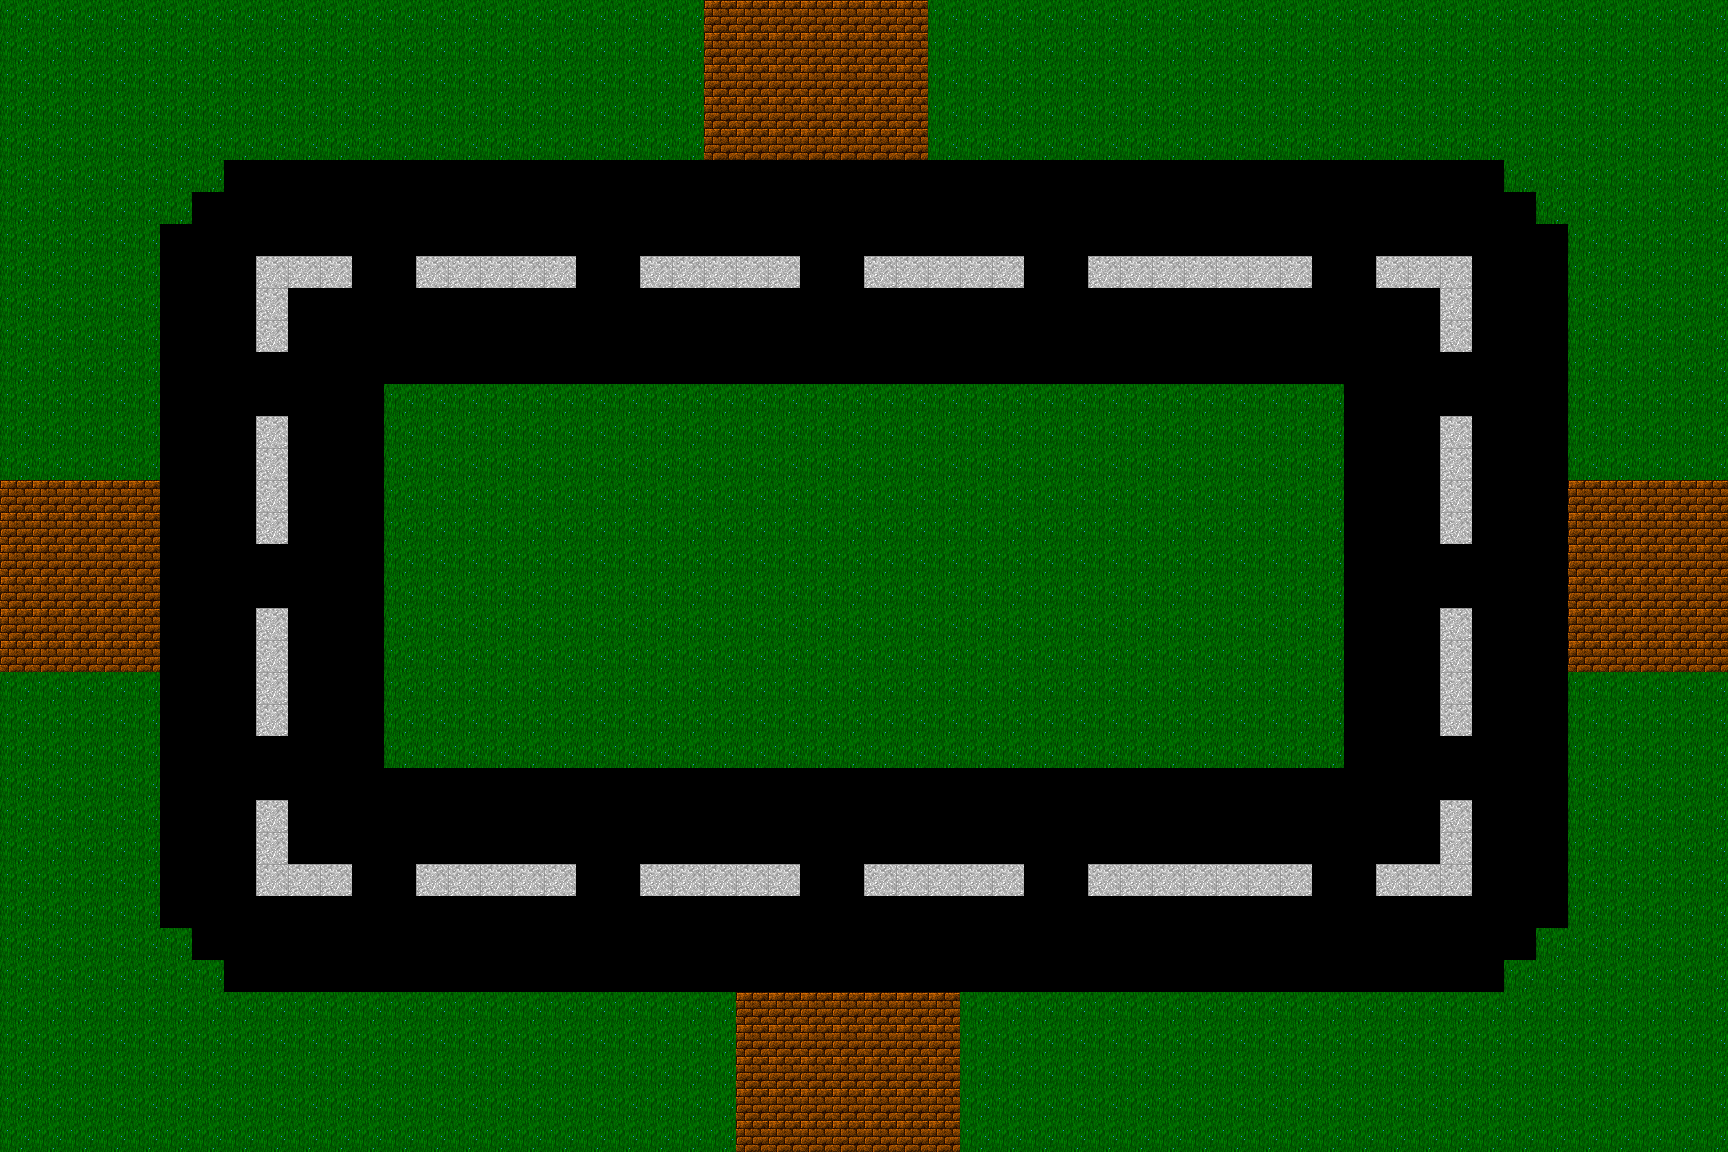

A 2D game scene composited from a Tiled map and its tileset images. What follows is a short description and the map's XML, with every tile layer's data as written:
An orthogonal 54x36 tile map with 32x32 px tiles, 1 tile layer (Baselayer) and 3 objects (Fuel_Station, Target, Ores).

<map version="1.8" tiledversion="1.8.4" orientation="orthogonal" renderorder="right-down" width="54" height="36" tilewidth="32" tileheight="32" infinite="0" nextlayerid="4" nextobjectid="20">
 <tileset firstgid="1" source="dungeon.tsx" />
 <layer id="1" name="Baselayer" width="54" height="36">
  <data encoding="csv">
961,961,961,961,961,961,961,961,961,961,961,961,961,961,961,961,961,961,961,961,961,961,1033,1033,1033,1033,1033,1033,1033,961,961,961,961,961,961,961,961,961,961,961,961,961,961,961,961,961,961,961,961,961,961,961,961,961,
961,961,961,961,961,961,961,961,961,961,961,961,961,961,961,961,961,961,961,961,961,961,1033,1033,1033,1033,1033,1033,1033,961,961,961,961,961,961,961,961,961,961,961,961,961,961,961,961,961,961,961,961,961,961,961,961,961,
961,961,961,961,961,961,961,961,961,961,961,961,961,961,961,961,961,961,961,961,961,961,1033,1033,1033,1033,1033,1033,1033,961,961,961,961,961,961,961,961,961,961,961,961,961,961,961,961,961,961,961,961,961,961,961,961,961,
961,961,961,961,961,961,961,961,961,961,961,961,961,961,961,961,961,961,961,961,961,961,1033,1033,1033,1033,1033,1033,1033,961,961,961,961,961,961,961,961,961,961,961,961,961,961,961,961,961,961,961,961,961,961,961,961,961,
961,961,961,961,961,961,961,961,961,961,961,961,961,961,961,961,961,961,961,961,961,961,1033,1033,1033,1033,1033,1033,1033,961,961,961,961,961,961,961,961,961,961,961,961,961,961,961,961,961,961,961,961,961,961,961,961,961,
961,961,961,961,961,961,961,69,69,69,69,69,69,69,69,69,69,69,69,69,69,69,69,69,69,69,69,69,69,69,69,69,69,69,69,69,69,69,69,69,69,69,69,69,69,69,69,961,961,961,961,961,961,961,
961,961,961,961,961,961,69,69,69,69,69,69,69,69,69,69,69,69,69,69,69,69,69,69,69,69,69,69,69,69,69,69,69,69,69,69,69,69,69,69,69,69,69,69,69,69,69,69,961,961,961,961,961,961,
961,961,961,961,961,69,69,69,69,69,69,69,69,69,69,69,69,69,69,69,69,69,69,69,69,69,69,69,69,69,69,69,69,69,69,69,69,69,69,69,69,69,69,69,69,69,69,69,69,961,961,961,961,961,
961,961,961,961,961,69,69,69,874,874,874,69,69,874,874,874,874,874,69,69,874,874,874,874,874,69,69,874,874,874,874,874,69,69,874,874,874,874,874,874,874,69,69,874,874,874,69,69,69,961,961,961,961,961,
961,961,961,961,961,69,69,69,874,69,69,69,69,69,69,69,69,69,69,69,69,69,69,69,69,69,69,69,69,69,69,69,69,69,69,69,69,69,69,69,69,69,69,69,69,874,69,69,69,961,961,961,961,961,
961,961,961,961,961,69,69,69,874,69,69,69,69,69,69,69,69,69,69,69,69,69,69,69,69,69,69,69,69,69,69,69,69,69,69,69,69,69,69,69,69,69,69,69,69,874,69,69,69,961,961,961,961,961,
961,961,961,961,961,69,69,69,69,69,69,69,69,69,69,69,69,69,69,69,69,69,69,69,69,69,69,69,69,69,69,69,69,69,69,69,69,69,69,69,69,69,69,69,69,69,69,69,69,961,961,961,961,961,
961,961,961,961,961,69,69,69,69,69,69,69,961,961,961,961,961,961,961,961,961,961,961,961,961,961,961,961,961,961,961,961,961,961,961,961,961,961,961,961,961,961,69,69,69,69,69,69,69,961,961,961,961,961,
961,961,961,961,961,69,69,69,874,69,69,69,961,961,961,961,961,961,961,961,961,961,961,961,961,961,961,961,961,961,961,961,961,961,961,961,961,961,961,961,961,961,69,69,69,874,69,69,69,961,961,961,961,961,
961,961,961,961,961,69,69,69,874,69,69,69,961,961,961,961,961,961,961,961,961,961,961,961,961,961,961,961,961,961,961,961,961,961,961,961,961,961,961,961,961,961,69,69,69,874,69,69,69,961,961,961,961,961,
1033,1033,1033,1033,1033,69,69,69,874,69,69,69,961,961,961,961,961,961,961,961,961,961,961,961,961,961,961,961,961,961,961,961,961,961,961,961,961,961,961,961,961,961,69,69,69,874,69,69,69,1033,1033,1033,1033,1033,
1033,1033,1033,1033,1033,69,69,69,874,69,69,69,961,961,961,961,961,961,961,961,961,961,961,961,961,961,961,961,961,961,961,961,961,961,961,961,961,961,961,961,961,961,69,69,69,874,69,69,69,1033,1033,1033,1033,1033,
1033,1033,1033,1033,1033,69,69,69,69,69,69,69,961,961,961,961,961,961,961,961,961,961,961,961,961,961,961,961,961,961,961,961,961,961,961,961,961,961,961,961,961,961,69,69,69,69,69,69,69,1033,1033,1033,1033,1033,
1033,1033,1033,1033,1033,69,69,69,69,69,69,69,961,961,961,961,961,961,961,961,961,961,961,961,961,961,961,961,961,961,961,961,961,961,961,961,961,961,961,961,961,961,69,69,69,69,69,69,69,1033,1033,1033,1033,1033,
1033,1033,1033,1033,1033,69,69,69,874,69,69,69,961,961,961,961,961,961,961,961,961,961,961,961,961,961,961,961,961,961,961,961,961,961,961,961,961,961,961,961,961,961,69,69,69,874,69,69,69,1033,1033,1033,1033,1033,
1033,1033,1033,1033,1033,69,69,69,874,69,69,69,961,961,961,961,961,961,961,961,961,961,961,961,961,961,961,961,961,961,961,961,961,961,961,961,961,961,961,961,961,961,69,69,69,874,69,69,69,1033,1033,1033,1033,1033,
961,961,961,961,961,69,69,69,874,69,69,69,961,961,961,961,961,961,961,961,961,961,961,961,961,961,961,961,961,961,961,961,961,961,961,961,961,961,961,961,961,961,69,69,69,874,69,69,69,961,961,961,961,961,
961,961,961,961,961,69,69,69,874,69,69,69,961,961,961,961,961,961,961,961,961,961,961,961,961,961,961,961,961,961,961,961,961,961,961,961,961,961,961,961,961,961,69,69,69,874,69,69,69,961,961,961,961,961,
961,961,961,961,961,69,69,69,69,69,69,69,961,961,961,961,961,961,961,961,961,961,961,961,961,961,961,961,961,961,961,961,961,961,961,961,961,961,961,961,961,961,69,69,69,69,69,69,69,961,961,961,961,961,
961,961,961,961,961,69,69,69,69,69,69,69,69,69,69,69,69,69,69,69,69,69,69,69,69,69,69,69,69,69,69,69,69,69,69,69,69,69,69,69,69,69,69,69,69,69,69,69,69,961,961,961,961,961,
961,961,961,961,961,69,69,69,874,69,69,69,69,69,69,69,69,69,69,69,69,69,69,69,69,69,69,69,69,69,69,69,69,69,69,69,69,69,69,69,69,69,69,69,69,874,69,69,69,961,961,961,961,961,
961,961,961,961,961,69,69,69,874,69,69,69,69,69,69,69,69,69,69,69,69,69,69,69,69,69,69,69,69,69,69,69,69,69,69,69,69,69,69,69,69,69,69,69,69,874,69,69,69,961,961,961,961,961,
961,961,961,961,961,69,69,69,874,874,874,69,69,874,874,874,874,874,69,69,874,874,874,874,874,69,69,874,874,874,874,874,69,69,874,874,874,874,874,874,874,69,69,874,874,874,69,69,69,961,961,961,961,961,
961,961,961,961,961,69,69,69,69,69,69,69,69,69,69,69,69,69,69,69,69,69,69,69,69,69,69,69,69,69,69,69,69,69,69,69,69,69,69,69,69,69,69,69,69,69,69,69,69,961,961,961,961,961,
961,961,961,961,961,961,69,69,69,69,69,69,69,69,69,69,69,69,69,69,69,69,69,69,69,69,69,69,69,69,69,69,69,69,69,69,69,69,69,69,69,69,69,69,69,69,69,69,961,961,961,961,961,961,
961,961,961,961,961,961,961,69,69,69,69,69,69,69,69,69,69,69,69,69,69,69,69,69,69,69,69,69,69,69,69,69,69,69,69,69,69,69,69,69,69,69,69,69,69,69,69,961,961,961,961,961,961,961,
961,961,961,961,961,961,961,961,961,961,961,961,961,961,961,961,961,961,961,961,961,961,961,1033,1033,1033,1033,1033,1033,1033,961,961,961,961,961,961,961,961,961,961,961,961,961,961,961,961,961,961,961,961,961,961,961,961,
961,961,961,961,961,961,961,961,961,961,961,961,961,961,961,961,961,961,961,961,961,961,961,1033,1033,1033,1033,1033,1033,1033,961,961,961,961,961,961,961,961,961,961,961,961,961,961,961,961,961,961,961,961,961,961,961,961,
961,961,961,961,961,961,961,961,961,961,961,961,961,961,961,961,961,961,961,961,961,961,961,1033,1033,1033,1033,1033,1033,1033,961,961,961,961,961,961,961,961,961,961,961,961,961,961,961,961,961,961,961,961,961,961,961,961,
961,961,961,961,961,961,961,961,961,961,961,961,961,961,961,961,961,961,961,961,961,961,961,1033,1033,1033,1033,1033,1033,1033,961,961,961,961,961,961,961,961,961,961,961,961,961,961,961,961,961,961,961,961,961,961,961,961,
961,961,961,961,961,961,961,961,961,961,961,961,961,961,961,961,961,961,961,961,961,961,961,1033,1033,1033,1033,1033,1033,1033,961,961,961,961,961,961,961,961,961,961,961,961,961,961,961,961,961,961,961,961,961,961,961,961
</data>
 </layer>
 <objectgroup id="3" name="Areas">
  <object id="6" name="Fuel_Station" x="704" y="0" width="224" height="160" />
  <object id="8" name="Target" x="1568" y="480" width="160" height="192" />
  <object id="11" name="Ores" x="736" y="992" width="224" height="160" />
 </objectgroup>
</map>
